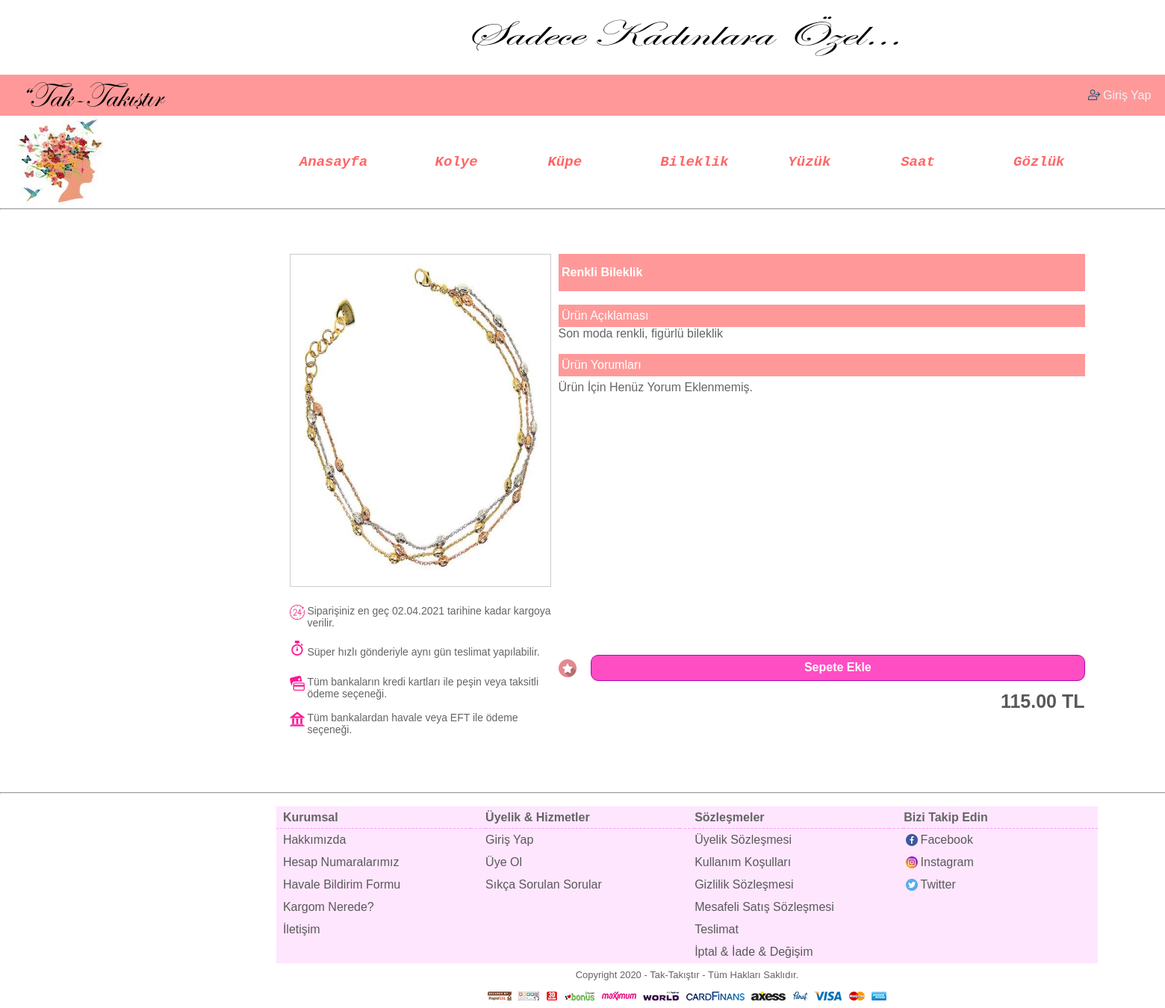
Page /index.php?sk=79&ID=33 on the committed database.
### tables this page shows
CREATE TABLE `ayarlar` (
  `id` tinyint(1) UNSIGNED NOT NULL,
  `site_adi` varchar(50) NOT NULL,
  `site_baslik` varchar(50) NOT NULL,
  `site_aciklama` varchar(200) NOT NULL,
  `site_keywords` varchar(250) NOT NULL,
  `site_copyright` varchar(250) NOT NULL,
  `siteLinki` varchar(100) NOT NULL,
  `site_logo` varchar(50) NOT NULL,
  `site_emailAdresi` varchar(50) NOT NULL,
  `site_emailSifresi` varchar(50) NOT NULL,
  `siteHostu` varchar(255) NOT NULL,
  `facebook` varchar(200) NOT NULL,
  `instagram` varchar(200) NOT NULL,
  `twitter` varchar(200) NOT NULL,
  `ucretsizKargo` int(10) NOT NULL
);

CREATE TABLE `urunler` (
  `id` int(10) UNSIGNED NOT NULL,
  `MenuId` int(10) UNSIGNED NOT NULL,
  `UrunTuru` varchar(100) NOT NULL,
  `UrunAdi` varchar(255) NOT NULL,
  `UrunFiyati` double UNSIGNED NOT NULL,
  `ParaBirimi` char(3) NOT NULL,
  `KdvOrani` int(2) UNSIGNED NOT NULL,
  `UrunAciklamasi` text NOT NULL,
  `KargoUcreti` double UNSIGNED NOT NULL,
  `UrunResmi` varchar(30) NOT NULL,
  `Durumu` tinyint(1) UNSIGNED NOT NULL,
  `StokSayisi` int(10) NOT NULL,
  `ToplamSatisSayisi` int(10) UNSIGNED NOT NULL,
  `YorumSayisi` int(10) UNSIGNED NOT NULL,
  `ToplamYorumPuani` int(10) UNSIGNED NOT NULL,
  `GoruntulenmeSayisi` int(10) UNSIGNED NOT NULL
);

### index.php (the view, shortened to what the rows shown need)
<?php
require_once("ayarlar/ayar.php");
require_once("ayarlar/fonksiyonlar.php");
if(isset($_REQUEST["sk"])){
  $sk_num =  sayilarifiltrele($_REQUEST["sk"]);
}else{
  $sk_num = 0;
}
?>
<!doctype html>
<html lang = "tr-TR">
<head>
<link type="text/css" rel="stylesheet" href="ayarlar/style.css">
</head>
<body>
  <table width = 100% height = 100% align="center" border="0" cellpadding="0" cellspacing="0">
    <tr height="110">
      <td>
        <table width = "1840" height = "80" align = "center" border="0" cellpadding="0" cellspacing="0">
        <tr>
          <td width="500"><a href = "index.php"><img src="resimler/<?php echo geriDondur($siteLogo); ?>" border="0" style="margin-left: 20px;"></a></td>
        </tr>
        </table>
      </td>
    </tr>
    <tr>
      <td valign = "middle">
        <table width = 100% height = "80" align = "center" border="0" cellpadding="0" cellspacing="0">
          <tr>
            <td align="center">
              <?php
                if((!$sk_num) or ($sk_num=="") or ($sk_num==0)){
                  include($sKodu[0]);
                }else{
                  include($sKodu[$sk_num]);
                }
               ?><br>
            </td>
          </tr>
        </table>
    <tr height="30">
      <td>
        <table width = "1065" height = "20" align = "center" border="0" cellpadding="0" cellspacing="0">
          <tr>
            <td align = "center" style="font-size:13px;"><?php echo geriDondur($siteCR); ?></td>
          </tr>
        </table>
      </td>
    </tr>
</body>
</html>

### urundetay.php (shortened to what the rows shown need)
<?php
if(isset($_GET["ID"])){
$GelenID		=	sayilarifiltrele(filtrele($_GET["ID"]));
$UrunSorgusu		=	$db_baglantisi->prepare("SELECT * FROM urunler WHERE id = ? AND Durumu = ? LIMIT 1");
$UrunSorgusu->execute([$GelenID, 1]);
$UrunSayisi			=	$UrunSorgusu->rowCount();
$UrunSorgusuKaydi	=	$UrunSorgusu->fetch(PDO::FETCH_ASSOC);
	if($UrunSayisi>0){
    $UrunTuru		=	geriDondur($UrunSorgusuKaydi["UrunTuru"]);
    if($UrunTuru == "Kolye"){
      $ResimKlasoruAdi	=	"kolyeler";
    }elseif($UrunTuru == "Küpe"){
      $ResimKlasoruAdi	=	"kupeler";
    }elseif($UrunTuru == "Bileklik"){
      $ResimKlasoruAdi	=	"bileklikler";
    }elseif($UrunTuru == "Yüzük"){
      $ResimKlasoruAdi	=	"yuzukler";
    }elseif($UrunTuru == "Saat"){
      $ResimKlasoruAdi	=	"saatler";
    }elseif($UrunTuru == "Gözlük"){
      $ResimKlasoruAdi	=	"gozlukler";
    }
			$UrununFiyati		=	geriDondur($UrunSorgusuKaydi["UrunFiyati"]);
			$UrununParaBirimi	=	geriDondur($UrunSorgusuKaydi["ParaBirimi"]);
?>
<table width="1065" align="center" border="0" cellpadding="0" cellspacing="0">
	<tr>
		<td width="350" valign="top"><table width="350" align="center" border="0" cellpadding="0" cellspacing="0">
			<tr>
				<td style="border: 1px solid #CCCCCC;" align="center">
          <img src="urunler/<?php echo $ResimKlasoruAdi; ?>/<?php echo geriDondur($UrunSorgusuKaydi["UrunResmi"]); ?>" width="330" height="440" border="0"></td>
			</tr>
			<tr height="5">
				<td style="font-size: 5px;">&nbsp;</td>
			</tr>
			<tr>
				<td>&nbsp;</td>
			</tr>
			<tr>
        <td><table width="350" align="center" border="0" cellpadding="0" cellspacing="0" style="font-size: 14px;">
          <tr height="30">
            <td><img src="resimler/saat24.png" border="0" style="margin-bottom: 8px;"></td>
            <td>&nbsp;Siparişiniz en geç <?php echo ArtiUcGun(); ?> tarihine kadar kargoya &nbsp;verilir.</td>
          </tr>
          <tr>
            <td>&nbsp;</td>
          </tr>
          <tr height="30">
            <td><img src="resimler/saat.png" border="0" style="margin-bottom: 8px;"></td>
            <td>&nbsp;Süper hızlı gönderiyle aynı gün teslimat yapılabilir.</td>
          </tr>
          <tr>
            <td>&nbsp;</td>
          </tr>
          <tr height="30">
            <td><img src="resimler/kart.png" border="0" style="margin-bottom: 8px;"></td>
            <td>&nbsp;Tüm bankaların kredi kartları ile peşin veya taksitli &nbsp;ödeme seçeneği.</td>
          </tr>
          <tr>
            <td>&nbsp;</td>
          </tr>
          <tr height="30">
            <td><img src="resimler/banka.png" border="0" style="margin-bottom: 8px;"></td>
            <td>&nbsp;Tüm bankalardan havale veya EFT ile ödeme &nbsp;seçeneği.</td>
          </tr>
        </table></td>
      </tr>
			</tr>
		</table></td>
		<td width="10" valign="top">&nbsp;</td>
		<td width="705" valign="top"><table width="705" align="center" border="0" cellpadding="0" cellspacing="0">
      <tr height="50" bgcolor="#ff9999">
        <td style="text-align: left; font-size: 16px; font-weight: bold; color:white;">&nbsp;<?php echo geriDondur($UrunSorgusuKaydi["UrunAdi"]); ?></td>
      </tr>
      <tr>
        <td>&nbsp;</td>
      </tr>
			<tr height="30">
				<td style="background: #ff9999; color: white;">&nbsp;Ürün Açıklaması</td>
			</tr>
			<tr>
				<td><?php echo geriDondur($UrunSorgusuKaydi["UrunAciklamasi"]); ?></td>
			</tr>
      <tr>
        <td>&nbsp;</td>
      </tr>
			<tr height="30">
				<td style="background: #ff9999; color: white;">&nbsp;Ürün Yorumları</td>
			</tr>
			<tr>
				<td><div style="width: 705px; max-width: 705px; height: 350px; max-height: 350px; overflow-y: scroll;"><table width="685" align="left" border="0" cellpadding="0" cellspacing="0">
					<?php
					$YorumlarSorgusu	=	$db_baglantisi->prepare("SELECT * FROM yorumlar WHERE UrunId = ? ORDER BY YorumTarihi DESC");
					$YorumlarSorgusu->execute([geriDondur($UrunSorgusuKaydi["id"])]);
					$YorumSayisi		=	$YorumlarSorgusu->rowCount();
					$YorumKayitlari		=	$YorumlarSorgusu->fetchAll(PDO::FETCH_ASSOC);
					if($YorumSayisi>0){
						foreach($YorumKayitlari as $YorumSatirlari){
							$YorumPuani		=	geriDondur($YorumSatirlari["Puan"]);
							if($YorumPuani==1){
								$YorumPuanResmi		=	"cicekbir.png";
							}elseif($YorumPuani==2){
								$YorumPuanResmi		=	"cicekiki.png";
							}elseif($YorumPuani==3){
								$YorumPuanResmi		=	"cicekuc.png";
							}elseif($YorumPuani==4){
								$YorumPuanResmi		=	"cicekdort.png";
							}elseif($YorumPuani==5){
								$YorumPuanResmi		=	"cicekbes.png";
							}
							$YorumIcinUyeSorgusu	=	$db_baglantisi->prepare("SELECT * FROM uyeler WHERE id = ? LIMIT 1");
							$YorumIcinUyeSorgusu->execute([geriDondur($YorumSatirlari["UyeId"])]);
							$YorumIcinUyeKaydi		=	$YorumIcinUyeSorgusu->fetch(PDO::FETCH_ASSOC);
					?>
							<tr height="30">
								<td width="64"><img src="resimler/<?php echo $YorumPuanResmi; ?>" border="0" style="margin-top:5px;"></td>
								<td width="10">&nbsp;</td>
								<td width="451"><?php echo geriDondur($YorumIcinUyeKaydi["IsimSoyisim"]); ?></td>
								<td width="10">&nbsp;</td>
								<td width="150" align="right"><?php echo GunBul(geriDondur($YorumSatirlari["YorumTarihi"])); ?></td>
							</tr>
              <tr>
              </tr>
              <td colspan="5" style="border-bottom: 1px solid #f1f1f1;"></td>
							<tr height="30">
								<td colspan="5" style="border-bottom: 1px dashed #ff00aa;"><?php echo geriDondur($YorumSatirlari["YorumMetni"]); ?></td>
							</tr>
					<?php
						}
					}else{
					?>
					<tr height="30">
						<td>Ürün İçin Henüz Yorum Eklenmemiş.</td>
					</tr>
					<?php
					}
					?>
				</table></div></td>
        <tr>
          <td>&nbsp;</td>
        </tr>
			</tr>
      <tr>
        <td><form action="index.php?sk=90&ID=<?php echo geriDondur($UrunSorgusuKaydi["id"]); ?>" method="post"><table width="705" align="center" border="0" cellpadding="0" cellspacing="0">
          <tr height="45">
            <td width="30"><?php if(isset($_SESSION["Kullanici"])){ ?><a href="index.php?sk=86&ID=<?php echo geriDondur($UrunSorgusuKaydi["id"]); ?>"><img src="resimler/favori.png" border="0" style="margin-top: 5px;"></a>
            <?php }else{ ?><a href="index.php?sk=30"><img src="resimler/favori.png" border="0" style="margin-top: 5px;"><?php } ?></td>
            <td width="10">&nbsp;</td>
            <td width="605"><input type="submit" value="Sepete Ekle" class="SepetButonu"></td>
          </tr>
          <tr height="45">
            <td colspan="3"><table width="705" align="center" border="0" cellpadding="0" cellspacing="0">
              <tr height="45">
                <td width="205" align="right" style="font-size: 25px; color: #595959; font-weight: bold;"><?php echo fiyatYaz($UrununFiyati) . " " . $UrununParaBirimi  ?></td>
              </tr>
            </table></td>
          </tr>
        </table></form></td>
      </tr>
		</table></td>
	</tr>
</table>
<?php
	}else{
		header("Location:index.php");
		exit();
	}
}else{
	header("Location:index.php");
	exit();
}
?>

### rows in the picture
ayarlar: site_logo (picture), site_copyright "Copyright 2020 - Tak-Takıştır - Tüm Hakları Saklıdır."
urunler: UrunResmi (picture), UrunAdi "Renkli Bileklik", UrunAciklamasi "Son moda renkli, figürlü bileklik", UrunFiyati "115.00", ParaBirimi "TL"

### other values in the picture
ArtiUcGun() "02.04.2021"
